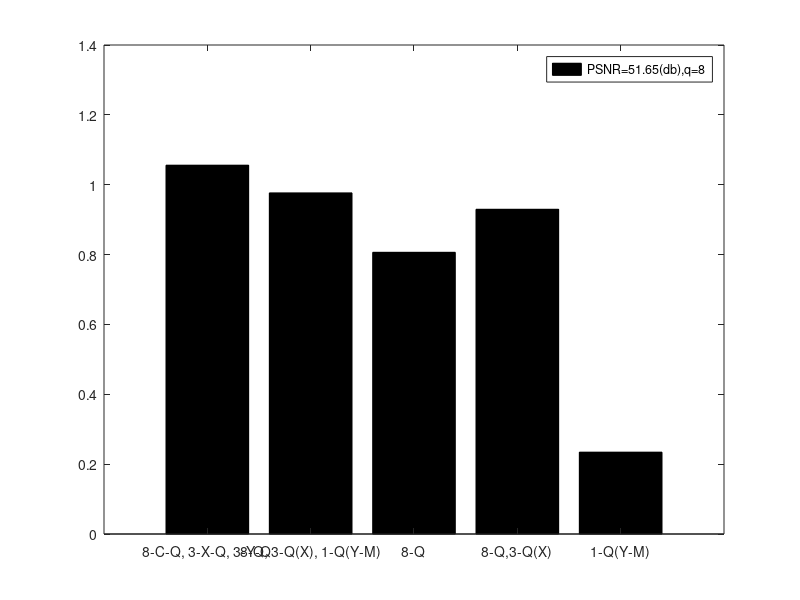

MATLAB code to generate this figure:

clc
clear all

%Image name: deer.jpg.%image size: 1024*1024.
%LQA_gray-scale after applying DCT with quantization, Q=8 %Image
%size=1024*1024. Quantum apporach name: modified ZSCNEQR 
%% Condition=Z+X+Y(;,1:3), Z+X+Y(;,1),Z, Z+X,  Y(:,2) 

PSNR_8=51.65;

D_MZSCNEQR_8_all=[1.0559 0.9766 0.8065   0.9297  0.2343];
D_MZSCNEQR_8_=0.04;

Y=[51.65 51.65 51.65 51.65 51.65];

D_MZSCNEQR=[0.2343  0.2259  0.2144  0.1986 0.1903];

PSNR_T=[51.6523 44.7740 39.9758 35.5444 33.8100];

bar(D_MZSCNEQR_8_all,'black')
xticklabels({'8-C-Q, 3-X-Q, 3-Y-Q','8-Q, 3-Q(X), 1-Q(Y-M)','8-Q','8-Q,3-Q(X)','1-Q(Y-M)'});
legend('PSNR=51.65(db),q=8')

%bar(X1,Z1);
%xlabel('Required bits considering state preparation(MB)');
%ylabel('Required bpp');
%ylabel('PSNR(db)');

%%%%%Deer%%NEQR, %%%% Condition= Y(:,2) 
%%Quantumtization=8;




%Bpp_NEQR=[4.7401 3.3474 2.0014 0.7036  0.3028];



%plot(D_MZSCNEQR,PSNR_T,'-v',Bpp_NEQR,PSNR_T,'--*','MarkerSize', 4,'LineWidth',1.5) %gray

%plot(k3,l3,'-d', c1,d1,'--*',x6,y6, '--p' , i1,j1, '--p','MarkerSize',4,'LineWidth',1.5) %red
%plot(k4,l4,'-d', c2,d2,'--*',x7, y7, '--p' , i2,j2, '--p' ,'MarkerSize',4,'LineWidth',1.5)% green 
%plot(k5,l5,'-d', c3,d3,'--*',x8, y8, '--p' , i3,j3, '--p' ,'MarkerSize',4,'LineWidth',1.5) %blue

%xticklabels({8','16','32','64','128' });
%legend('8-Q, 3-Q(X), 2-Q(Y)(Higher)','8-Q, 3-Q(X), 1-Q(Y)(Lower)','8-Q, 3-Q(X)','8-Q','1-Q(Y-middle)');
%legend('SCMFRQI(Proposed)(Red)','DCTEFRQI(Red)',  'DCTNCQI(Red)', 'DCTINCQI(Red)')
%legend('SCMFRQI(Proposed)(Green)','DCTEFRQI(Green)',  'DCTNCQI(Green)', 'DCTINCQI(Green)')
%legend('SCMFRQI(Proposed)(Blue)','DCTEFRQI(Blue)',  'DCTNCQI(Blue)', 'DCTINCQI(Blue)')

%bar(X1,Z1);
%xlabel('bpp');
%ylabel('PSNR(db)');


%set(gca,'XLim', [0,5], 'XTick', 0:0.2:5,...
%'XTickLabel', 0:0.2:5);
%grid on
%set(gca,'YLim', [30,48], 'YTick', 30:1:48,...
%'YTickLabel', 30:1:48);
%grid on